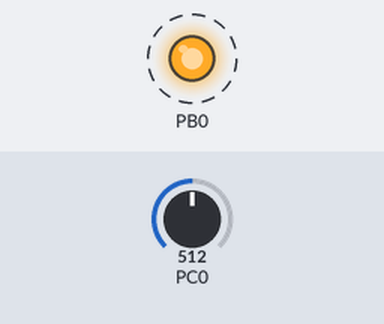
The program below on a simulated ATmega88, built with avr-gcc and emulated at 8 MHz. Parts: output pins drawn as LEDs (lit = HIGH). Dashed ring = blinking. Inputs (shaded band) come from the test bench; at power-on: PC0 = 512.

Above: at 0.05 s.
Timing chart, 0 to 3.0 s (numbered marks = the images above):
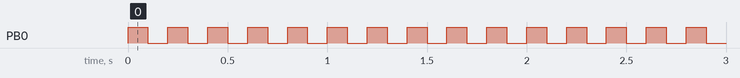

Measured:
- by itself, PB0: alternates HIGH for 0.10 s and LOW for 0.10 s

The program:

main.c
```c
/* I2C Echo Example */
#include "I2CSlave.h"
#include <util/delay.h>
#include <avr/io.h>

#define I2C_ADDR 0x10

volatile uint8_t update_interval = 100;		/* Update Interval in 10ms */
volatile uint8_t adc_value = 0;				/* ADC value*/

void I2C_received(uint8_t received_data)
{
  update_interval = received_data;
}

void I2C_requested()
{
  I2C_transmitByte(adc_value);
}

void setup()
{
  // set received/requested callbacks
  I2C_setCallbacks(I2C_received, I2C_requested);

  // init I2C
  I2C_init(I2C_ADDR);

  // Init ADC
  ADMUX = (1<<REFS0);
}

/* From: https://stackoverflow.com/questions/30422367/how-to-fix-error-message-builtin-avr-delay-cycles-expects-a-compile-time-inte */
void my_delay_ms_10ms_steps(int ms)
{
	while (0 < ms)
	{
		_delay_ms(10);
		ms -= 10;
	}
}

int main()
{
	setup();
	DDRB = 0x1;

	// Main program loop
	while(1) {
		/* Start conversion */
		ADCSRA = ((1<<ADEN) | (1<<ADSC));

		/* Wait for conversion */
		while(ADCSRA & (1<<ADSC));

		/* Update ADC value */
		adc_value = ((uint8_t) (ADC>>2));
		PORTB ^= 0x1;


		my_delay_ms_10ms_steps(update_interval);
	}
}
```

I2CSlave.c
```c
#include <util/twi.h>
#include <avr/interrupt.h>

#include "I2CSlave.h"

static void (*I2C_recv)(uint8_t);
static void (*I2C_req)();

void I2C_setCallbacks(void (*recv)(uint8_t), void (*req)())
{
  I2C_recv = recv;
  I2C_req = req;
}

void I2C_init(uint8_t address)
{
  cli();
  // load address into TWI address register
  TWAR = address << 1;
  // set the TWCR to enable address matching and enable TWI, clear TWINT, enable TWI interrupt
  TWCR = (1<<TWIE) | (1<<TWEA) | (1<<TWINT) | (1<<TWEN);
  sei();
}

void I2C_stop(void)
{
  // clear acknowledge and enable bits
  cli();
  TWCR = 0;
  TWAR = 0;
  sei();
}

ISR(TWI_vect)
{
  switch(TW_STATUS)
  {
    case TW_SR_DATA_ACK:
      // received data from master, call the receive callback
      I2C_recv(TWDR);
      TWCR = (1<<TWIE) | (1<<TWINT) | (1<<TWEA) | (1<<TWEN);
      break;
    case TW_ST_SLA_ACK:
      // master is requesting data, call the request callback
      I2C_req();
      TWCR = (1<<TWIE) | (1<<TWINT) | (1<<TWEA) | (1<<TWEN);
      break;
    case TW_ST_DATA_ACK:
      // master is requesting data, call the request callback
      I2C_req();
      TWCR = (1<<TWIE) | (1<<TWINT) | (1<<TWEA) | (1<<TWEN);
      break;
    case TW_BUS_ERROR:
      // some sort of erroneous state, prepare TWI to be readdressed
      TWCR = 0;
      TWCR = (1<<TWIE) | (1<<TWINT) | (1<<TWEA) | (1<<TWEN);
      break;
    default:
      TWCR = (1<<TWIE) | (1<<TWINT) | (1<<TWEA) | (1<<TWEN);
      break;
  }
}
```

I2CSlave.h
```c
#ifndef I2C_SLAVE_H
#define I2C_SLAVE_H

#include <avr/interrupt.h>
#include <stdint.h>

void I2C_init(uint8_t address);
void I2C_stop(void);
void I2C_setCallbacks(void (*recv)(uint8_t), void (*req)());

inline void __attribute__((always_inline)) I2C_transmitByte(uint8_t data)
{
  TWDR = data;
}

ISR(TWI_vect);

#endif
```
